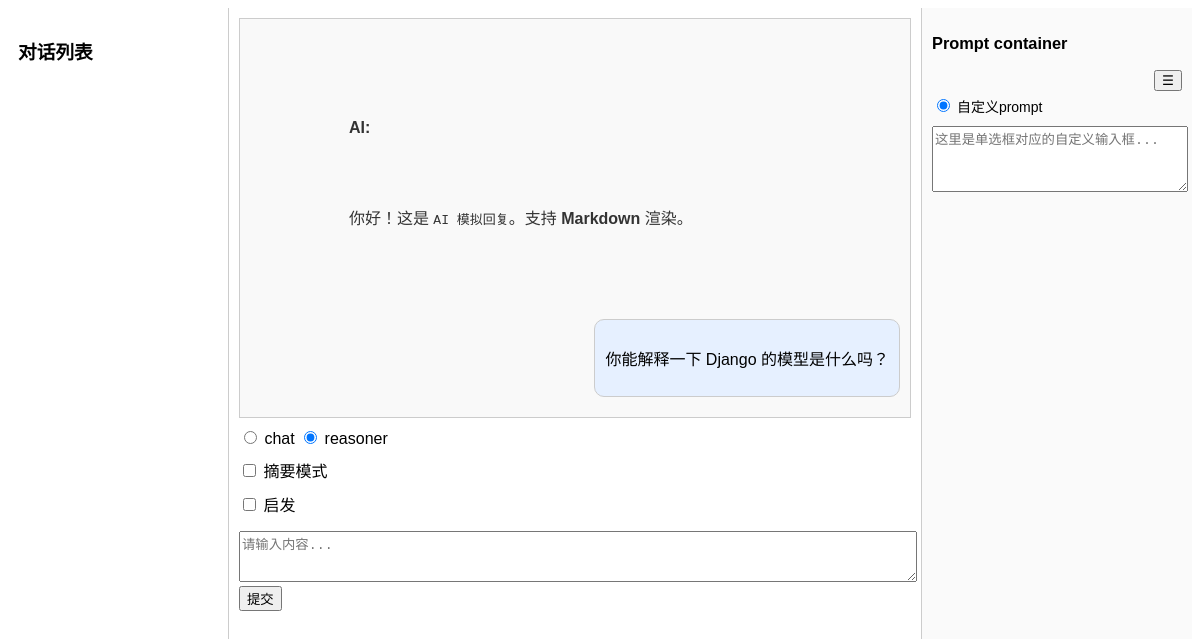
Before: / with the older database file.
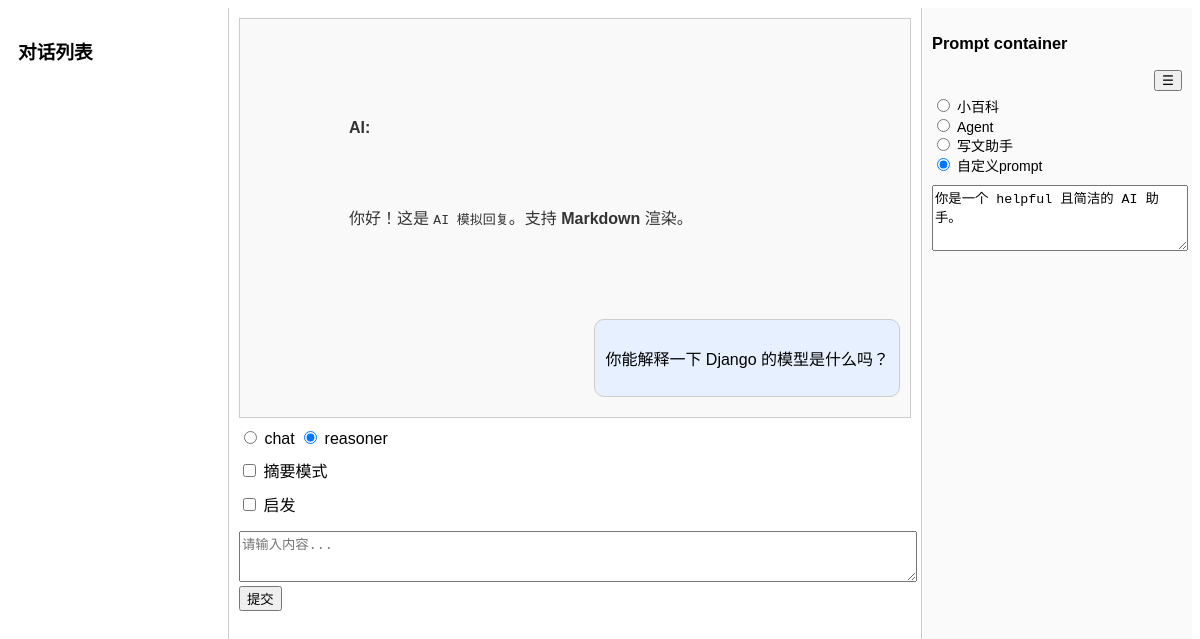
After: the same page with the newer database file.
### chat/models.py (models this page shows)
class PromptPreset(models.Model):
    name = models.CharField(max_length=100)
    content = models.TextField()

### chat/views.py (the view)
# urls.py: path('', chat_page, name='chat_page'),
def chat_page(request):
    presets = PromptPreset.objects.all()
    return render(request, 'chat/main_chat.html', {'presets': presets})

### chat/templates/chat/main_chat.html (shortened to what this page needs)
{% load static %}
<!DOCTYPE html>
<html lang="en">
<head>
    <link rel="stylesheet" href="{% static 'chat/style.css' %}">
</head>
<body>
<div class="container">
    <div class="sidebar">
        <h3>对话列表</h3>
    </div>
    <div class="main-chat">
        <form id="main-chat-form" method="POST">
            <div id="chat-window">
                <div class="chat-message ai">
                    <div class="chat-bubble">
                        <p><strong>AI:</strong></p>
                        <p>你好！这是 <code>AI 模拟回复</code>。支持 <strong>Markdown</strong> 渲染。</p>
                    </div>
                </div>
                <div class="chat-message user">
                    <div class="chat-bubble">
                        <p>你能解释一下 Django 的模型是什么吗？</p>
                    </div>
                </div>
            </div>
            <div class="toggle-group">
                <label><input type="radio" name="model" value="chat"> chat</label>
                <label><input type="radio" name="model" value="reasoner" checked>
                    reasoner</label>
            </div>
            <div class="toggle-group">
                <label><input type="checkbox" name="abstract"> 摘要模式</label>
            </div>
            <div class="toggle-group">
                <label><input type="checkbox" name="insight"> 启发 </label>
            </div>
            <textarea name="user_input" placeholder="请输入内容..." rows="3"></textarea>
            <button type="submit">提交</button>
        </form>
    </div>
    <div class="prompt-box">
        <h3>Prompt container</h3>
        <div style="text-align: right; margin-bottom: 5px;">
            <button type="button" id="prompt-edit-btn">☰</button>
        </div>
        <form id="prompt-form">
            {% for preset in presets %}
                <label>
                    <input type="radio" name="prompt_option" value="{{ preset.name }}" {% if forloop.first %}checked{% endif %}>
                    <span class="prompt-label">{{ preset.name }}</span>
                </label><br>
            {% endfor %}
            <label><input type="radio" name="prompt_option" value="custom" checked> 自定义prompt</label><br>
            <textarea name="custom_prompt" placeholder="这里是单选框对应的自定义输入框..." rows="4"></textarea>
        </form>
    </div>
</div>
</body>
</html>

### chat/static/chat/style.css (style rules this page uses)
.container { display: flex; height: 100vh; font-family: sans-serif; }
.sidebar { width: 200px; padding: 10px; border-right: 1px solid #ccc; overflow-y: auto; }
.main-chat { flex: 1; display: flex; flex-direction: column; padding: 10px; }
#chat-window { flex: 1; border: 1px solid #ccc; margin-bottom: 10px; overflow-y: auto; padding: 10px; background-color: #f9f9f9; min-height: 300px; }
.chat-message.ai { text-align: left; margin: 10px 0; white-space: pre-wrap; }
.chat-message.user { text-align: right; margin: 10px 0; }
.chat-bubble { display: inline-block; padding: 10px; border-radius: 10px; max-width: 80%; }
.chat-message.ai .chat-bubble { background-color: transparent; color: #333; }
.chat-message.user .chat-bubble { background-color: #e6f0ff; border: 1px solid #ccc; }
.toggle-group { margin: 10px 0; }
textarea { width: 100%; margin-top: 5px; }
.prompt-box { width: 250px; padding: 10px; border-left: 1px solid #ccc; }
.prompt-box { width: 250px; padding: 10px; border-left: 1px solid #ccc; background-color: #fafafa; font-size: 14px; }
.prompt-box textarea { width: 100%; margin-top: 10px; resize: vertical; font-family: monospace; }

Changed rows visible on the page:
added PromptPreset: prompt_option "☐ 小百科", name "小百科"
added PromptPreset: prompt_option "☐ Agent", name "Agent"
added PromptPreset: prompt_option "☐ 写文助手", name "写文助手"
Other visible differences:
form field custom_prompt: (not shown) → "你是一个 helpful 且简洁的 AI 助手。"
